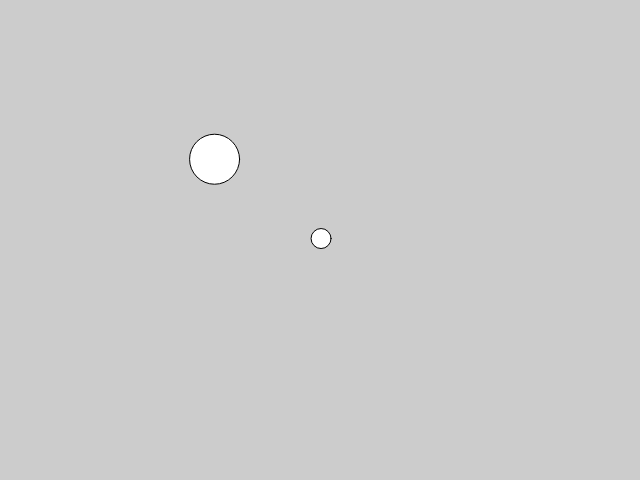
Frame 1 (no input)
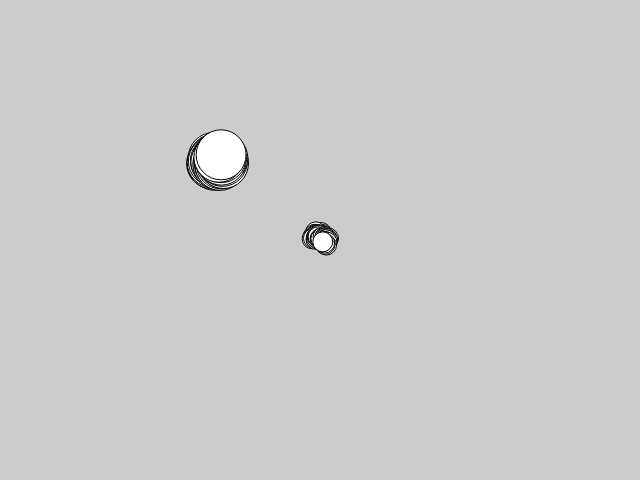
Frame 60 (no input)
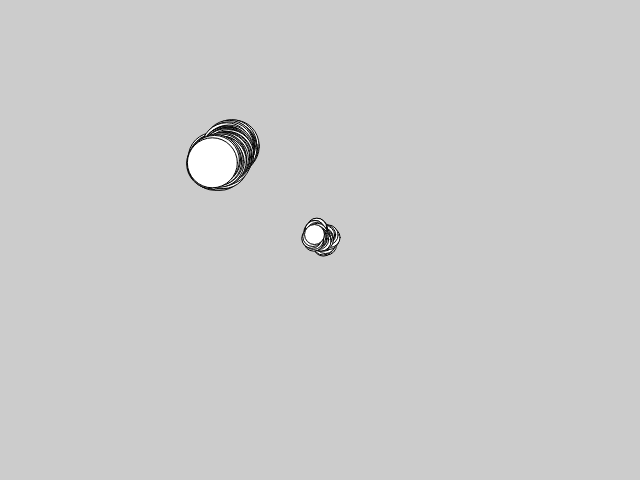
Frame 120 (the mouse pressed at the canvas centre since frame 60)

The p5.js sketch that drew these frames (run headless with seeded random() and noise() and a simulated clock; from frame 60 on, the mouse is pressed at the canvas centre):

// p5.js sketch
// ── sketch.js
var bug;
var mug;

function setup() {
  createCanvas(640, 480);
  background(204);
  // Create object and pass in parameters
  bug = new JitterBug(width / 2, height / 2, 20);
  mug = new JitterBug(width / 3, height / 3, 50);
}

function draw() {
  bug.move();
  bug.display();
  mug.move();
  mug.display();
}
// Constructor
function JitterBug(tempX, tempY, tempDiameter) {
  // properties
  this.x = tempX;
  this.y = tempY;
  this.diameter = tempDiameter;
  this.speed = 2.5;
  // methods
  this.move = function() {
    this.x += random(-this.speed, this.speed);
    this.y += random(-this.speed, this.speed);
  };

  this.display = function() {
    ellipse(this.x, this.y, this.diameter, this.diameter);
  };
}
